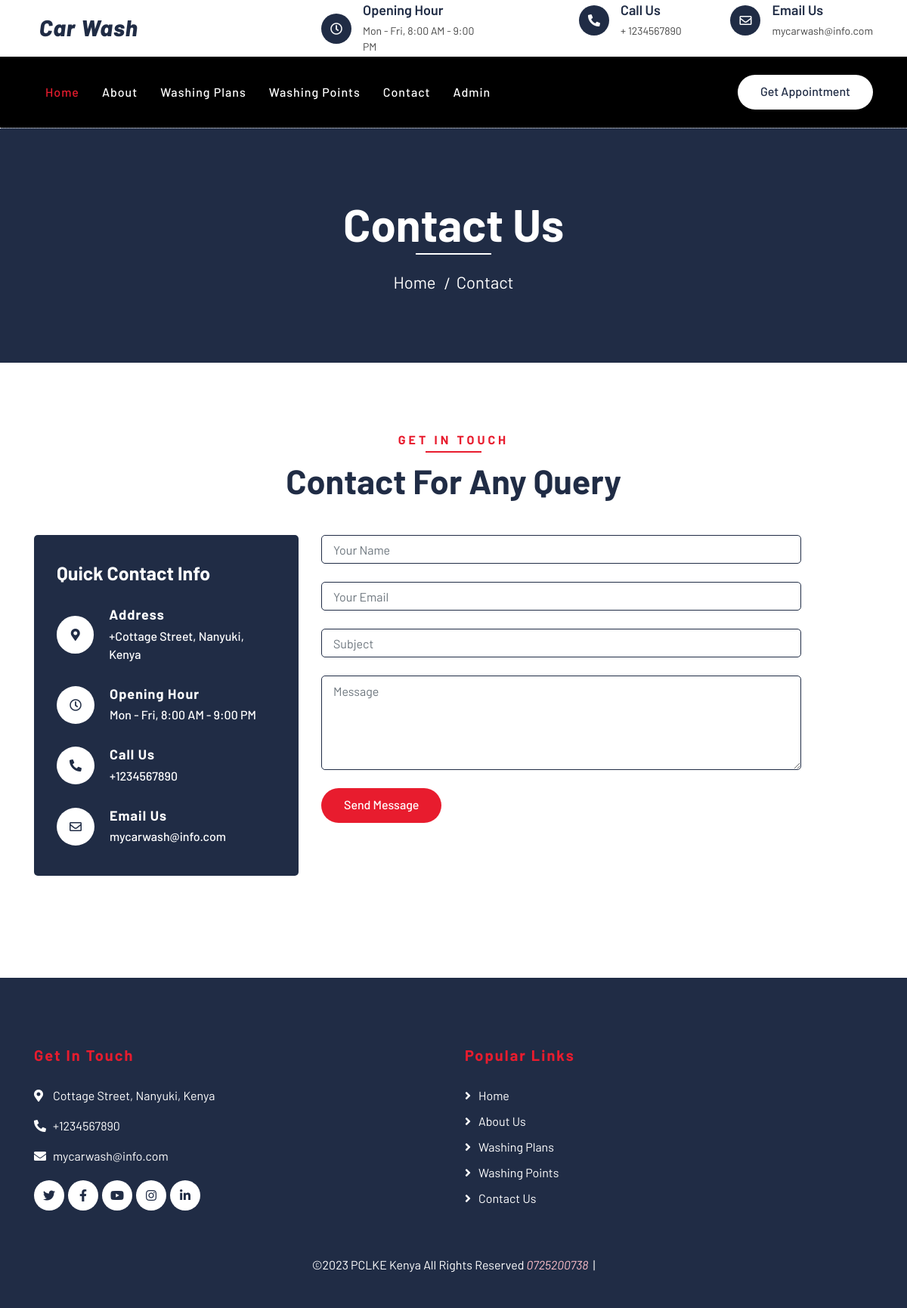
The page /contact.php on the database its author committed.
### tables this page shows
CREATE TABLE IF NOT EXISTS `tblpages` (
  `id` int(11) NOT NULL,
  `type` varchar(255) DEFAULT '',
  `detail` longtext DEFAULT NULL,
  `openignHrs` varchar(255) DEFAULT NULL,
  `phoneNumber` bigint(20) DEFAULT NULL,
  `emailId` varchar(120) DEFAULT NULL
);

### contact.php (the view, shortened to what this page needs)
<?php error_reporting(0);
include_once('includes/config.php');
    ?>
<!DOCTYPE html>
<html lang="en">
    <head>
        <link href="https://stackpath.bootstrapcdn.com/bootstrap/4.4.1/css/bootstrap.min.css" rel="stylesheet">
        <link href="https://cdnjs.cloudflare.com/ajax/libs/font-awesome/5.10.0/css/all.min.css" rel="stylesheet">
        <link href="lib/flaticon/font/flaticon.css" rel="stylesheet">
        <link href="lib/animate/animate.min.css" rel="stylesheet">
        <link href="lib/owlcarousel/assets/owl.carousel.min.css" rel="stylesheet">
        <link href="css/style.css" rel="stylesheet">
    </head>
    <body>
<?php include_once('includes/header.php');?>
        <div class="page-header">
            <div class="container">
                <div class="row">
                    <div class="col-12">
                        <h2>Contact Us</h2>
                    </div>
                    <div class="col-12">
                        <a href="index.php">Home</a>
                        <a href="contact.php">Contact</a>
                    </div>
                </div>
            </div>
        </div>
        <div class="contact">
            <div class="container">
                <div class="section-header text-center">
                    <p>Get In Touch</p>
                    <h2>Contact for any query</h2>
                </div>
                <div class="row">
<?php
$sql = "SELECT * from tblpages where type='contact'";
$query = $dbh -> prepare($sql);
$query->execute();
$results=$query->fetchAll(PDO::FETCH_OBJ);
foreach($results as $result)
{
?>
                    <div class="col-md-4">
                        <div class="contact-info">
                            <h2>Quick Contact Info</h2>
  <div class="contact-info-item">
                                <div class="contact-info-icon">
                                    <i class="fa fa-map-marker-alt"></i>
                                </div>
                                <div class="contact-info-text">
                                    <h3>Address</h3>
                                    <p>+<?php   echo $result->detail; ?></p>
                                </div>
                            </div>
                            <div class="contact-info-item">
                                <div class="contact-info-icon">
                                    <i class="far fa-clock"></i>
                                </div>
                                <div class="contact-info-text">
                                    <h3>Opening Hour</h3>
                                    <p><?php   echo $result->openignHrs; ?></p>
                                </div>
                            </div>
                            <div class="contact-info-item">
                                <div class="contact-info-icon">
                                    <i class="fa fa-phone-alt"></i>
                                </div>
                                <div class="contact-info-text">
                                    <h3>Call Us</h3>
                                    <p>+<?php   echo $result->phoneNumber; ?></p>
                                </div>
                            </div>
                            <div class="contact-info-item">
                                <div class="contact-info-icon">
                                    <i class="far fa-envelope"></i>
                                </div>
                                <div class="contact-info-text">
                                    <h3>Email Us</h3>
                                    <p><?php   echo $result->emailId; ?></p>
                                </div>
                            </div>
                        </div>
                    </div>
                <?php } ?>
                    <div class="col-md-7">
                        <div class="contact-form">
                            <form name="sentMessage" id="contactForm" method="post">
                                <div class="control-group">
                                    <input type="text" class="form-control" id="name" placeholder="Your Name" required="required" name="name" /><br />
                                </div>
                                <div class="control-group">
                                    <input type="email" class="form-control" id="email" placeholder="Your Email" name="email" required="required"  /> <br />
                                </div>
                                <div class="control-group">
                                    <input type="text" class="form-control" id="subject" placeholder="Subject" required="required" name="subject" /> <br />
                                </div>
                                <div class="control-group">
                                    <textarea class="form-control" id="message" placeholder="Message" required="required" name="message" ></textarea><br />
                                </div>
                                <div>
                                    <button class="btn btn-custom" type="submit" id="sendMessageButton" name="submit">Send Message</button>
                                </div>
                            </form>
                        </div>
                    </div>
                </div>
            </div>
        </div>
<?php include_once('includes/footer.php');?>
    </body>
</html>

### includes/header.php (shortened to what this page needs)
<div class="top-bar">
    <div class="container">
        <div class="row align-items-center">
            <div class="col-lg-4 col-md-12">
                <div class="logo">
                    <a href="index.php">
                        <h1 class="d-flex">
                            <span>
                                &nbsp;Car Wash
                            </span>
                        </h1>
                    </a>
                </div>
            </div>
            <?php
            $sql = "SELECT * from tblpages where type like 'contact'";
            $query = $dbh->prepare($sql);
            $query->execute();
            $results = $query->fetchAll(PDO::FETCH_OBJ);
            foreach ($results as $result) {
            ?>
                <div class="col-lg-8 col-md-7 d-none d-lg-block">
                    <div class="row">
                        <div class="col-4">
                            <div class="top-bar-item">
                                <div class="top-bar-icon">
                                    <i class="far fa-clock"></i>
                                </div>
                                <div class="top-bar-text">
                                    <h3>Opening Hour</h3>
                                    <p>
                                        <?php echo $result->openignHrs; ?>
                                    </p>
                                </div>
                            </div>
                        </div>
                        <div class="col-4">
                            <div class="top-bar-item">
                                <div class="top-bar-icon">
                                    <i class="fa fa-phone-alt"></i>
                                </div>
                                <div class="top-bar-text">
                                    <h3>Call Us</h3>
                                    <p>+
                                        <?php echo $result->phoneNumber; ?>
                                    </p>
                                </div>
                            </div>
                        </div>
                        <div class="col-4">
                            <div class="top-bar-item">
                                <div class="top-bar-icon">
                                    <i class="far fa-envelope"></i>
                                </div>
                                <div class="top-bar-text">
                                    <h3>Email Us</h3>
                                    <p>
                                        <?php echo $result->emailId; ?>
                                    </p>
                                </div>
                            </div>
                        </div>
                    </div>
                </div>
            <?php } ?>
        </div>
    </div>
</div>
<div class="nav-bar">
    <div class="container">
        <nav class="navbar navbar-expand-lg bg-dark navbar-dark">
            <div class="collapse navbar-collapse justify-content-between" id="navbarCollapse">
                <div class="navbar-nav mr-auto">
                    <a href="index.php" class="nav-item nav-link active">Home</a>
                    <a href="about.php" class="nav-item nav-link">About</a>
                    <a href="washing-plans.php" class="nav-item nav-link">Washing Plans</a>
                    <a href="location.php" class="nav-item nav-link">Washing Points</a>
                    <a href="contact.php" class="nav-item nav-link">Contact</a>
                    <a href="admin/admin.php" class="nav-item nav-link">Admin</a>
                </div>
                <div class="ml-auto">
                    <a class="btn btn-custom" href="contact.php">Get Appointment</a>
                </div>
            </div>
        </nav>
    </div>
</div>

### includes/footer.php (shortened to what this page needs)
<div class="footer">
    <div class="container">
        <div class="row">
            <div class="col-lg-6 col-md-6">
                <div class="footer-contact">
                    <h2>Get In Touch</h2>
                    <?php
                    $sql = "SELECT * from tblpages where type='contact'";
                    $query = $dbh->prepare($sql);
                    $query->execute();
                    $results = $query->fetchAll(PDO::FETCH_OBJ);
                    foreach ($results as $result) {
                    ?>
                        <p><i class="fa fa-map-marker-alt"></i><?php echo $result->detail; ?></p>
                        <p><i class="fa fa-phone-alt"></i>+<?php echo $result->phoneNumber; ?></p>
                        <p><i class="fa fa-envelope"></i><?php echo $result->emailId; ?></p>
                    <?php } ?>
                    <div class="footer-social">
                        <a class="btn" href=""><i class="fab fa-twitter"></i></a>
                        <a class="btn" href=""><i class="fab fa-facebook-f"></i></a>
                        <a class="btn" href=""><i class="fab fa-youtube"></i></a>
                        <a class="btn" href=""><i class="fab fa-instagram"></i></a>
                        <a class="btn" href=""><i class="fab fa-linkedin-in"></i></a>
                    </div>
                </div>
            </div>
            <div class="col-lg-5 col-md-6">
                <div class="footer-link">
                    <h2>Popular Links</h2>
                    <a href="index.php">Home</a>
                    <a href="about.php">About Us</a>
                    <a href="washing-plans.php">Washing Plans</a>
                    <a href="location.php">Washing Points</a>
                    <a href="contact.php">Contact Us</a>
                </div>
            </div>
        </div>
    </div>
    <div class="container copyright">
        <div class="copyrights">
            <p>&copy;<?php echo date('Y'); ?>
                <?php
                $q = "SELECT businessName FROM `businessInfo`;";
                $stmt = $dbh->query($q);
                echo "PCLKE Kenya All Rights Reserved <i style='color:pink;'>0725200738</i> &nbsp;| <a href='#'>{$stmt->fetch(PDO::FETCH_COLUMN)}</a>";
                ?>
            </p>
        </div>
    </div>
</div>

### rows shown on the page
tblpages: openignHrs "Mon - Fri, 8:00 AM - 9:00 PM", phoneNumber "1234567890", emailId "mycarwash@info.com", detail "Cottage Street, Nanyuki, Kenya"
